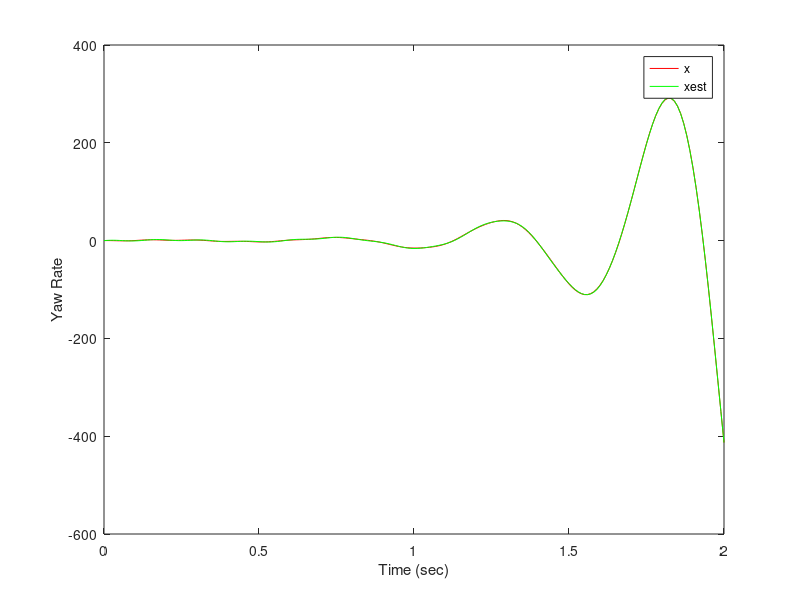

This figure's MATLAB source:
clc;
clear;
I_x = 0.0196; %kg m^2
I_y = 0.0196;
I_z = 0.0264; %kg m^2
d = 0.25; %m
M = 0.5; %kg
c = 0.1; %(force to moment sclaing factor)
g = -9.81;

A = zeros(6,6);
A(1,4) = 1;
A(2,5) = 1;
A(3,6) = 1;

B = zeros(6,4);
B(4,2) = d/I_x;
B(4,4) = -d/I_x;
B(5,1) = d/I_y;
B(5,3) = -d/I_y;
B(6,1) = -c/I_z;
B(6,2) = c/I_z;
B(6,3) = -c/I_z;
B(6,4) = c/I_z;

C = zeros(3,6);
C(1,1) = 1;
C(2,2) = 1;
C(3,3) = 1;

D = zeros(3,4);

t = 0:0.01:2;
poles = eig(A);
x0 = [0.01;0.02;0;0;0;0];
u = zeros(length(t),4);
sys = ss(A,B,C,D);
P=[-4+3i -4-3i -20 -30 -40 -50];
K=place(A,B,P);
Acl=A-B*K;
syscl=ss(Acl,B,C,D);

[y,t,x] = lsim(syscl,u,t,x0);


Op=[-40,-41,-42,-43,-44,-45];
L=place(A',C',Op)';


At = [ A-B*K             B*K
       zeros(size(A))    A-L*C ];

Bt = [    B
       zeros(size(B)) ];

Ct = [ C    zeros(size(C)) ];

sys_obs = ss(At,Bt,Ct,0);
x_obs=[x0;x0];
u(:,1)=1;
[y_obs,t,x_obs] = lsim(sys_obs,u,t,x_obs);

%plot(t,y_obs(:,3))
%title('Observer Response to Non-Zero Initial Condition')
%xlabel('Time (sec)')
%ylabel('Yaw angle')

n = 6;
e = x_obs(:,n+1:end);
x = x_obs(:,1:n);
x_est = x - e;

% Save state variables explicitly to aid in plotting

plot(t,x(:,5),'-r',t,x_est(:,5),'-g')
legend('x','xest')
xlabel('Time (sec)')
ylabel("Yaw Rate")
